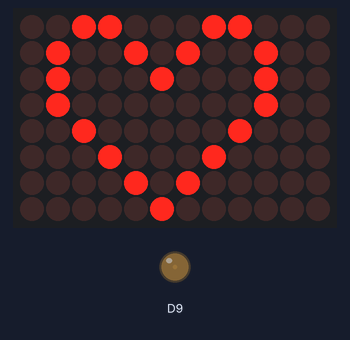
Bench run of a sketch on a simulated Arduino Uno R4 WiFi. Shown: 12×8 LED matrix, output pins drawn as LEDs (lit = HIGH).

Above: at 0.16 s.
Timing chart, 0 to 40.0 s (numbered marks = the images above):
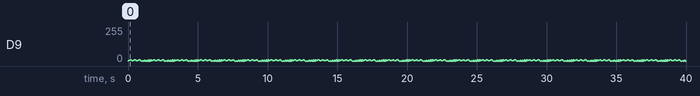

Measured:
- by itself, D9: moves between 0/255 and 10/255, repeating every 1.7 s

The sketch:

boxaHeartBeat.ino
```cpp
#include "Arduino_LED_Matrix.h"

ArduinoLEDMatrix matrix;

// Heart frame (12x8) for the UNO R4 WiFi LED matrix
// Source: Arduino examples – draws a heart shape
const uint32_t heart_on[] = {
  0x3184a444,
  0x44042081,
  0x100a0040
};

// All pixels off
const uint32_t heart_off[] = {
  0x00000000,
  0x00000000,
  0x00000000
};

// Helper: set sound level and heart state together
void setBeat(uint8_t level) {
  analogWrite(9, level);

  if (level == 0) {
    matrix.loadFrame(heart_off);  // heart off on silence
  } else {
    matrix.loadFrame(heart_on);   // heart on when "beating"
  }
}

void setup() {
  pinMode(9, OUTPUT);

  matrix.begin();         // init LED matrix
  matrix.loadFrame(heart_off); // start with heart off
}

void loop() {
  // baseline small sound + faint heart
  setBeat(1);

  // --- first part: 3 slow "breathing" beats ---
  for (int x = 1; x <= 3; x++) {
    // rise
    for (int i = 1; i <= 10; i++) {
      setBeat(i);
      delay(21);
    }
    // fall
    for (int i = 10; i >= 1; i--) {
      setBeat(i);
      delay(10);
    }
  }

  // --- second part: 5 quick heart pulses ---
  for (int d = 1; d <= 5; d++) {
    // silent + heart off
    setBeat(0);
    delay(100);

    // short strong beat + heart on
    setBeat(d * 2);  // gets a bit “stronger” each pulse
    delay(50);
  }
}
```
